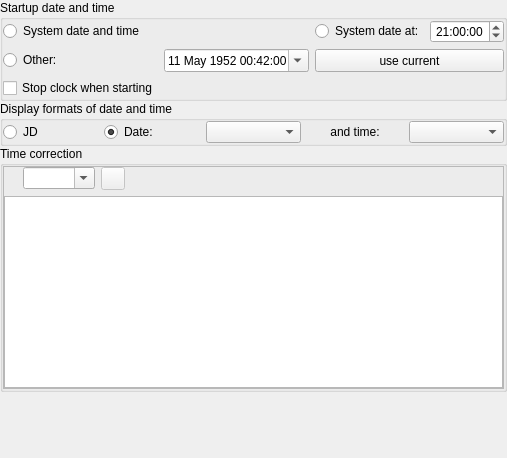
        <widget class="QWidget" name="page_Time">
         <layout class="QVBoxLayout" name="verticalLayout_6">
          <property name="spacing">
           <number>0</number>
          </property>
          <property name="leftMargin">
           <number>0</number>
          </property>
          <property name="topMargin">
           <number>0</number>
          </property>
          <property name="rightMargin">
           <number>0</number>
          </property>
          <property name="bottomMargin">
           <number>0</number>
          </property>
          <item>
           <widget class="QGroupBox" name="timeGroupBox">
            <property name="title">
             <string>Startup date and time</string>
            </property>
            <layout class="QGridLayout" name="gridLayoutStartup">
             <property name="leftMargin">
              <number>0</number>
             </property>
             <property name="topMargin">
              <number>0</number>
             </property>
             <property name="rightMargin">
              <number>0</number>
             </property>
             <property name="bottomMargin">
              <number>0</number>
             </property>
             <item row="3" column="0">
              <widget class="QCheckBox" name="startupTimeStopCheckBox">
               <property name="text">
                <string>Stop clock when starting</string>
               </property>
              </widget>
             </item>
             <item row="2" column="0">
              <widget class="QRadioButton" name="fixedTimeRadio">
               <property name="toolTip">
                <string>Use a specific date and time when Stellarium starts up</string>
               </property>
               <property name="text">
                <string>Other:</string>
               </property>
              </widget>
             </item>
             <item row="2" column="1">
              <widget class="QDateTimeEdit" name="fixedDateTimeEdit">
               <property name="date">
                <date>
                 <year>1952</year>
                 <month>5</month>
                 <day>11</day>
                </date>
               </property>
               <property name="time">
                <time>
                 <hour>0</hour>
                 <minute>42</minute>
                 <second>0</second>
                </time>
               </property>
               <property name="calendarPopup">
                <bool>true</bool>
               </property>
              </widget>
             </item>
             <item row="0" column="2">
              <widget class="QRadioButton" name="todayRadio">
               <property name="toolTip">
                <string>Sets the simulation time to the next instance of this time of day when Stellarium starts</string>
               </property>
               <property name="text">
                <string>System date at:</string>
               </property>
              </widget>
             </item>
             <item row="0" column="3">
              <widget class="QTimeEdit" name="todayTimeSpinBox">
               <property name="sizePolicy">
                <sizepolicy hsizetype="Preferred" vsizetype="Preferred">
                 <horstretch>0</horstretch>
                 <verstretch>0</verstretch>
                </sizepolicy>
               </property>
               <property name="font">
                <font/>
               </property>
               <property name="frame">
                <bool>true</bool>
               </property>
               <property name="alignment">
                <set>Qt::AlignCenter</set>
               </property>
               <property name="currentSectionIndex">
                <number>0</number>
               </property>
               <property name="time">
                <time>
                 <hour>21</hour>
                 <minute>0</minute>
                 <second>0</second>
                </time>
               </property>
              </widget>
             </item>
             <item row="2" column="2" colspan="2">
              <widget class="QPushButton" name="fixedDateTimeCurrentButton">
               <property name="sizePolicy">
                <sizepolicy hsizetype="Minimum" vsizetype="Minimum">
                 <horstretch>0</horstretch>
                 <verstretch>0</verstretch>
                </sizepolicy>
               </property>
               <property name="toolTip">
                <string>Use current local date and time</string>
               </property>
               <property name="text">
                <string>use current</string>
               </property>
              </widget>
             </item>
             <item row="0" column="0" colspan="2">
              <widget class="QRadioButton" name="systemTimeRadio">
               <property name="toolTip">
                <string>Starts Stellarium at system clock date and time</string>
               </property>
               <property name="text">
                <string>System date and time</string>
               </property>
              </widget>
             </item>
            </layout>
           </widget>
          </item>
          <item>
           <widget class="QGroupBox" name="timeDisplayFormatsGroupBox">
            <property name="toolTip">
             <string>These settings control the way time and date are displayed in the bottom bar.</string>
            </property>
            <property name="title">
             <string>Display formats of date and time</string>
            </property>
            <layout class="QGridLayout" name="gridLayoutFmt">
             <property name="leftMargin">
              <number>0</number>
             </property>
             <property name="topMargin">
              <number>0</number>
             </property>
             <property name="rightMargin">
              <number>0</number>
             </property>
             <property name="bottomMargin">
              <number>0</number>
             </property>
             <item row="0" column="0">
              <widget class="QRadioButton" name="jdRadioButton">
               <property name="text">
                <string notr="true">JD</string>
               </property>
              </widget>
             </item>
             <item row="0" column="4">
              <widget class="QComboBox" name="timeFormatsComboBox"/>
             </item>
             <item row="0" column="2">
              <widget class="QComboBox" name="dateFormatsComboBox"/>
             </item>
             <item row="0" column="3">
              <widget class="QLabel" name="timeFormatsLabel">
               <property name="text">
                <string>and time:</string>
               </property>
               <property name="alignment">
                <set>Qt::AlignCenter</set>
               </property>
              </widget>
             </item>
             <item row="0" column="1">
              <widget class="QRadioButton" name="dtRadioButton">
               <property name="sizePolicy">
                <sizepolicy hsizetype="Minimum" vsizetype="Minimum">
                 <horstretch>0</horstretch>
                 <verstretch>0</verstretch>
                </sizepolicy>
               </property>
               <property name="text">
                <string>Date:</string>
               </property>
               <property name="checked">
                <bool>true</bool>
               </property>
              </widget>
             </item>
            </layout>
           </widget>
          </item>
          <item>
           <widget class="QGroupBox" name="deltaTGroupBox">
            <property name="title">
             <string>Time correction</string>
            </property>
            <layout class="QHBoxLayout" name="horizontalLayout_9">
             <property name="leftMargin">
              <number>0</number>
             </property>
             <property name="topMargin">
              <number>0</number>
             </property>
             <property name="rightMargin">
              <number>0</number>
             </property>
             <property name="bottomMargin">
              <number>0</number>
             </property>
             <item>
              <widget class="QFrame" name="frame">
               <property name="frameShape">
                <enum>QFrame::StyledPanel</enum>
               </property>
               <property name="frameShadow">
                <enum>QFrame::Raised</enum>
               </property>
               <layout class="QVBoxLayout" name="verticalLayout">
                <property name="leftMargin">
                 <number>0</number>
                </property>
                <property name="topMargin">
                 <number>0</number>
                </property>
                <property name="rightMargin">
                 <number>0</number>
                </property>
                <property name="bottomMargin">
                 <number>0</number>
                </property>
                <item>
                 <layout class="QHBoxLayout" name="horizontalLayout_12">
                  <property name="leftMargin">
                   <number>6</number>
                  </property>
                  <item>
                   <widget class="QLabel" name="deltaTLabel">
                    <property name="text">
                     <string/>
                    </property>
                   </widget>
                  </item>
                  <item>
                   <widget class="QComboBox" name="deltaTAlgorithmComboBox">
                    <property name="editable">
                     <bool>true</bool>
                    </property>
                    <property name="insertPolicy">
                     <enum>QComboBox::NoInsert</enum>
                    </property>
                   </widget>
                  </item>
                  <item>
                   <widget class="QToolButton" name="pushButtonCustomDeltaTEquationDialog">
                    <property name="enabled">
                     <bool>false</bool>
                    </property>
                    <property name="toolTip">
                     <string>Edit equation</string>
                    </property>
                    <property name="icon">
                     <iconset resource="../../data/gui/guiRes.qrc">
                      <normaloff>:/graphicGui/uibtSettings.png</normaloff>
                      <disabledoff>:/graphicGui/uibtSettings-disabled.png</disabledoff>:/graphicGui/uibtSettings.png</iconset>
                    </property>
                   </widget>
                  </item>
                  <item>
                   <spacer name="horizontalSpacer_2">
                    <property name="orientation">
                     <enum>Qt::Horizontal</enum>
                    </property>
                    <property name="sizeHint" stdset="0">
                     <size>
                      <width>40</width>
                      <height>20</height>
                     </size>
                    </property>
                   </spacer>
                  </item>
                 </layout>
                </item>
                <item>
                 <widget class="QTextBrowser" name="deltaTAlgorithmDescription">
                  <property name="autoFillBackground">
                   <bool>true</bool>
                  </property>
                  <property name="verticalScrollBarPolicy">
                   <enum>Qt::ScrollBarAsNeeded</enum>
                  </property>
                  <property name="horizontalScrollBarPolicy">
                   <enum>Qt::ScrollBarAlwaysOff</enum>
                  </property>
                  <property name="openExternalLinks">
                   <bool>true</bool>
                  </property>
                  <property name="openLinks">
                   <bool>true</bool>
                  </property>
                 </widget>
                </item>
               </layout>
              </widget>
             </item>
            </layout>
           </widget>
          </item>
          <item>
           <spacer name="verticalSpacer_5">
            <property name="orientation">
             <enum>Qt::Vertical</enum>
            </property>
            <property name="sizeHint" stdset="0">
             <size>
              <width>20</width>
              <height>66</height>
             </size>
            </property>
           </spacer>
          </item>
         </layout>
        </widget>
